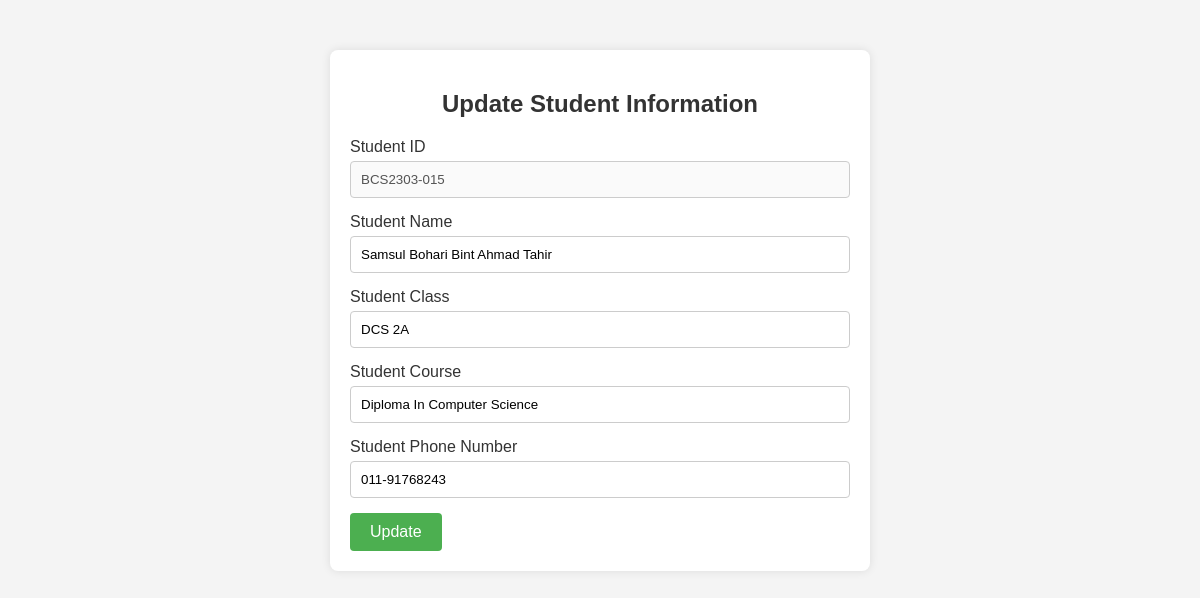
The app's page /SARS/update/BCS2303-015 with its own data.
### StudentApply/models.py (models this page shows)
class Student(models.Model):
    StudentID = models.CharField(max_length = 11 , primary_key = True)
    StudentName = models.CharField(max_length = 50 )
    StudentCourse = models.CharField(max_length = 50)
    StudentClass = models.CharField(max_length = 10)
    StudentPhoneNumber = models.CharField(max_length = 12)
    MentorID = models.ForeignKey(Mentor, on_delete = models.CASCADE)
    Password = models.TextField(default = "123456789")

### StudentApply/views.py (the view)
# urls.py: path("update/<str:StudentID>",views.update,name='update'),
def update(request,StudentID):
    mystudent=Student.objects.get(StudentID=StudentID)
    dict={
     "mystudent":mystudent,
    }
    return render(request,'updatestudent.html',dict)

### StudentApply/templates/updatestudent.html (shortened to what this page needs)
<!DOCTYPE html>
<html lang="en">
<head>
</head>
<body>
    <div class="container">
        <h2>Update Student Information</h2>
        <form action="update_data/{{mystudent.StudentID}}" method="POST">
            <label for="StudentID">Student ID</label>
            <input type="text" id="StudentID" name="StudentID" value="{{mystudent.StudentID}}" disabled>
            <label for="studname">Student Name</label>
            <input type="text" id="studname" name="studname" value="{{mystudent.StudentName}}">
            <label for="studclass">Student Class</label>
            <input type="text" id="studclass" name="studclass" value="{{mystudent.StudentClass}}">
            <label for="studcourse">Student Course</label>
            <input type="text" id="studcourse" name="studcourse" value="{{mystudent.StudentCourse}}">
            <label for="studno">Student Phone Number</label>
            <input type="text" id="studno" name="studno" value="{{mystudent.StudentPhoneNumber}}">
            <input type="submit" value="Update">
        </form>
    </div>
</body>
</html>

### StudentApply/templates/updatestudent.html (style rules this page uses)
body { font-family: Arial, sans-serif; background-color: #f4f4f4; margin: 0; padding: 0; box-sizing: border-box; }
.container { max-width: 500px; margin: 50px auto; padding: 20px; background-color: #fff; border-radius: 8px; box-shadow: 0 0 10px rgba(0, 0, 0, 0.1); }
h2 { text-align: center; color: #333; }
form { margin-top: 20px; }
label { display: block; margin-bottom: 5px; color: #333; }
input[type="text"] { width: 100%; padding: 10px; margin-bottom: 15px; border: 1px solid #ccc; border-radius: 4px; box-sizing: border-box; }
input[type="submit"] { background-color: #4caf50; color: #fff; padding: 10px 20px; border: none; border-radius: 4px; cursor: pointer; font-size: 16px; }

### records on screen
Student: StudentID "BCS2303-015", studname "Samsul Bohari Bint Ahmad Tahir", studclass "DCS 2A", studcourse "Diploma In Computer Science", studno "011-91768243"
